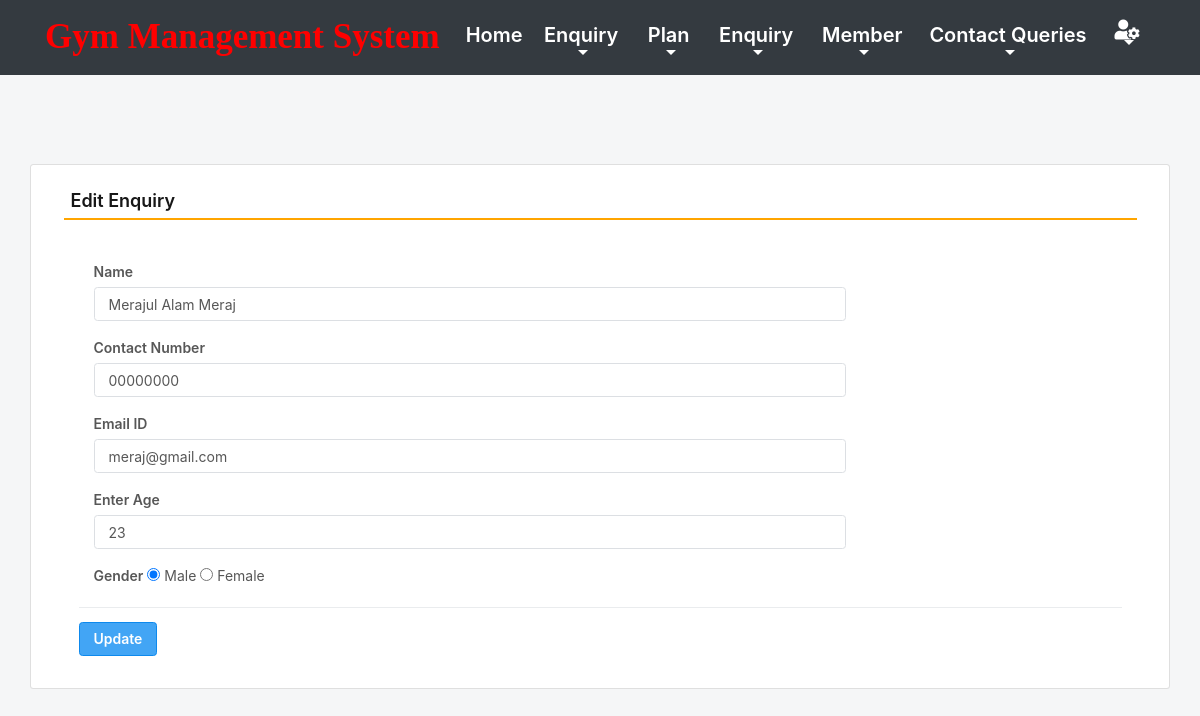
Screenshot of /edit_Enquiry/1 (signed in) with the database file from the repository.
### gym/models.py (models this page shows, shortened)
class Enquiry(models.Model):
    name = models.CharField(max_length=150, null=True)
    mobile = models.CharField(max_length=15, null=True)
    email = models.CharField(max_length=50, null=True)
    age = models.CharField(max_length=15, null=True)
    gender = models.CharField(max_length=10, null=True)

### gym/views.py (the view, shortened to what this page needs)
# urls.py: path('edit_Enquiry/<int:pid>', edit_Enquiry, name='edit_Enquiry'),
def edit_Enquiry(request,pid):
    error = ""
    if not request.user.is_authenticated:
        return redirect(admin_login)
    user = request.user
    enquiry = Enquiry.objects.get(id=pid)
    return render(request,'edit_Enquiry.html', locals())

### gym/templates/edit_Enquiry.html (shortened to what this page needs)
{% include 'admin_nav.html' %}
{% load static %}
{% block main %}
 <html lang="en" class="no-focus">
 <link rel="stylesheet" id="css-main" href="{% static 'css1/codebase.min.css' %}">
 <br><br><br><br>
	<div class="container card shadow mt-5">
		<div class="card-body">
			<h5 class="p-2" style="border-bottom: 2px solid orange">Edit Enquiry</h5>
             <br>
			<div class="container-fluid">
					<form method="post">
                        <div class="col-sm-9">
							<div class="form-group">
								<label>Name</label>
                                <input type="text" name="name" class="form-control" value="{{enquiry.name}}">
							</div>
						</div>
                        <div class="col-sm-9">
							<div class="form-group">
								<label>Contact Number</label>
                                <input type="text" name="mobile" class="form-control" value="{{enquiry.mobile}}">
							</div>
						</div>
                        <div class="col-sm-9">
							<div class="form-group">
								<label>Email ID</label>
                                <input type="text" name="email" class="form-control" value="{{enquiry.email}}">
							</div>
						</div>
                        <div class="col-sm-9">
							<div class="form-group">
								<label>Enter Age</label>
                                <input type="text" name="age" class="form-control" value="{{enquiry.age}}">
							</div>
						</div>
                        <div class="col-sm-9">
							<div class="form-group">
								<label>Gender</label>
                                {% if enquiry.gender == "Male" %}
								<input type="radio" name="gender" value="Male" checked> Male
								<input type="radio" name="gender" value="Female"> Female
								{% endif %}
							</div>
						</div>
						<hr>
						<input type="submit" value="Update" class="btn btn-primary">
					</form>
				</div>
			</div>
		</div>
        <link rel="stylesheet" href="https://use.fontawesome.com/releases/v5.6.3/css/all.css">
 </html>
{% endblock %}

### rows the page displays
Enquiry: name "Merajul Alam Meraj", mobile "00000000", email "meraj@gmail.com", age "23"
